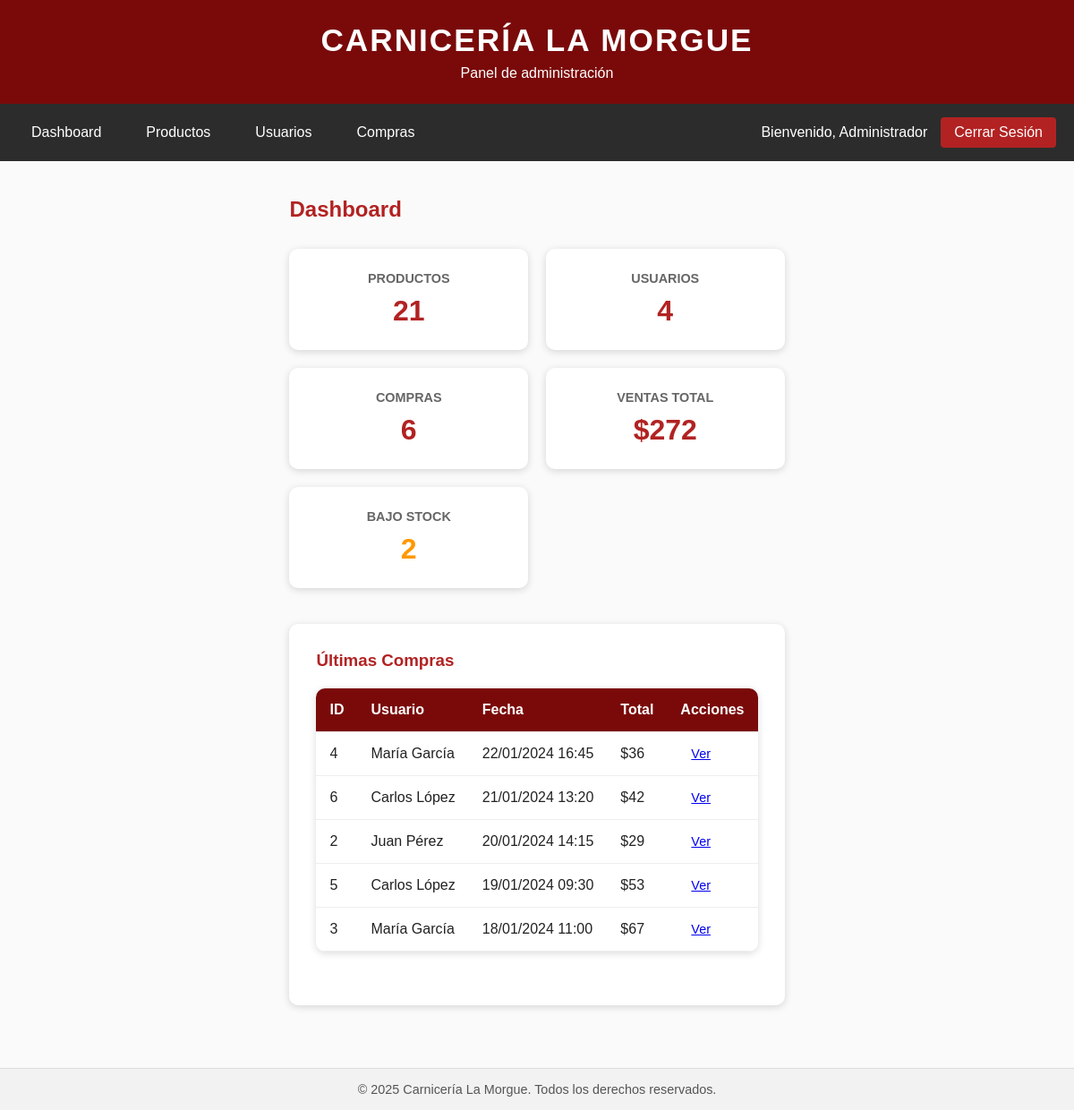
Page /admin/dashboard.php (signed in) on the committed database.
### tables this page shows
CREATE TABLE
    compras (
        id INT AUTO_INCREMENT PRIMARY KEY,
        usuario_id INT NOT NULL,
        fecha DATETIME DEFAULT CURRENT_TIMESTAMP,
        total DECIMAL(10, 2) NOT NULL,
        FOREIGN KEY (usuario_id) REFERENCES usuarios (id)
    );

CREATE TABLE
    usuarios (
        id INT AUTO_INCREMENT PRIMARY KEY,
        nombre VARCHAR(100) NOT NULL,
        email VARCHAR(100) UNIQUE NOT NULL,
        password VARCHAR(255) NOT NULL,
        rol ENUM ('admin', 'usuario') DEFAULT 'usuario'
    );

### includes/funciones.php (called while the page is built, shortened)
<?php
function formatearPrecio($precio)
{
    return "$" . number_format($precio, 0, ',', '.');
}

### admin/dashboard.php (the view, shortened to what this page needs)
<?php
require_once "../includes/funciones.php";
$subtitulo = "Panel de administración";
$esAdmin = true;
$stats = [];
$result = $conn->query("SELECT COUNT(*) as total FROM productos");
$stats['productos'] = $result->fetch_assoc()['total'];
$result = $conn->query("SELECT COUNT(*) as total FROM usuarios WHERE rol = 'usuario'");
$stats['usuarios'] = $result->fetch_assoc()['total'];
$result = $conn->query("SELECT COUNT(*) as total FROM compras");
$stats['compras'] = $result->fetch_assoc()['total'];
$result = $conn->query("SELECT SUM(total) as total FROM compras");
$stats['ventas'] = $result->fetch_assoc()['total'] ?? 0;
$result = $conn->query("SELECT COUNT(*) as total FROM productos WHERE stock < 10");
$stats['bajo_stock'] = $result->fetch_assoc()['total'];
$result = $conn->query("
    SELECT c.id, c.fecha, c.total, u.nombre as usuario
    FROM compras c
    JOIN usuarios u ON c.usuario_id = u.id
    ORDER BY c.fecha DESC
    LIMIT 5
");
$ultimas_compras = [];
while ($row = $result->fetch_assoc()) {
    $ultimas_compras[] = $row;
}
include "../includes/header.php";
include "../includes/navbar_admin.php";
?>
<main class="admin-main">
    <div class="container">
        <h2>Dashboard</h2>
        <div class="stats-grid">
            <div class="stat-card">
                <h3>Productos</h3>
                <p class="stat-number"><?php echo $stats['productos']; ?></p>
            </div>
            <div class="stat-card">
                <h3>Usuarios</h3>
                <p class="stat-number"><?php echo $stats['usuarios']; ?></p>
            </div>
            <div class="stat-card">
                <h3>Compras</h3>
                <p class="stat-number"><?php echo $stats['compras']; ?></p>
            </div>
            <div class="stat-card">
                <h3>Ventas Total</h3>
                <p class="stat-number"><?php echo formatearPrecio($stats['ventas']); ?></p>
            </div>
            <div class="stat-card warning">
                <h3>Bajo Stock</h3>
                <p class="stat-number"><?php echo $stats['bajo_stock']; ?></p>
            </div>
        </div>
        <div class="section">
            <h3>Últimas Compras</h3>
            <?php if (empty($ultimas_compras)): ?>
                <p>No hay compras registradas.</p>
            <?php else: ?>
                <table class="data-table">
                    <thead>
                        <tr>
                            <th>ID</th>
                            <th>Usuario</th>
                            <th>Fecha</th>
                            <th>Total</th>
                            <th>Acciones</th>
                        </tr>
                    </thead>
                    <tbody>
                        <?php foreach ($ultimas_compras as $compra): ?>
                            <tr>
                                <td><?php echo $compra['id']; ?></td>
                                <td><?php echo htmlspecialchars($compra['usuario']); ?></td>
                                <td><?php echo date('d/m/Y H:i', strtotime($compra['fecha'])); ?></td>
                                <td><?php echo formatearPrecio($compra['total']); ?></td>
                                <td>
                                    <a href="compras.php?ver=<?php echo $compra['id']; ?>" class="btn-small">Ver</a>
                                </td>
                            </tr>
                        <?php endforeach; ?>
                    </tbody>
                </table>
            <?php endif; ?>
        </div>
    </div>
</main>
<?php include "../includes/footer.php"; ?>

### includes/header.php (shortened to what this page needs)
<!DOCTYPE html>
<html lang="es">
<head>
    <?php
    $base_path = (strpos($_SERVER['PHP_SELF'], '/admin/') !== false || strpos($_SERVER['PHP_SELF'], '/user/')) ? '../' : '';
    ?>
    <link rel="stylesheet" href="<?php echo $base_path; ?>assets/css/estilos.css">
    <?php if (isset($esAdmin) && $esAdmin): ?>
        <link rel="stylesheet" href="<?php echo $base_path; ?>assets/css/admin.css">
    <?php endif; ?>
</head>
<body>
    <header>
        <h1>CARNICERÍA LA MORGUE</h1>
        <p><?php echo isset($subtitulo) ? $subtitulo : 'Calidad, frescura y servicio al alcance de un clic'; ?></p>
    </header>

### includes/navbar_admin.php
<nav class="navbar-admin">
    <div class="nav-container">
        <div class="nav-links">
            <a href="dashboard.php">Dashboard</a>
            <a href="productos.php">Productos</a>
            <a href="usuarios.php">Usuarios</a>
            <a href="compras.php">Compras</a>
        </div>
        <div class="nav-user">
            <span>Bienvenido, <?php echo htmlspecialchars($_SESSION['nombre']); ?></span>
            <a href="../logout.php" class="btn-logout">Cerrar Sesión</a>
        </div>
    </div>
</nav>

### includes/footer.php (shortened to what this page needs)
    <footer>
        <p>&copy; <?php echo date('Y'); ?> Carnicería La Morgue. Todos los derechos reservados.</p>
    </footer>
</body>
</html>

### assets/css/estilos.css (style rules this page uses)
* { margin: 0; padding: 0; box-sizing: border-box; }
body { font-family: Arial, Helvetica, sans-serif; background-color: #fafafa; color: #222; }
header { background-color: #7a0a0a; color: white; text-align: center; padding: 25px 10px; }
header h1 { font-size: 2.2em; letter-spacing: 2px; }
header p { margin-top: 8px; font-size: 1em; }
main { display: flex; justify-content: center; align-items: center; padding: 40px 20px; min-height: 70vh; }
footer { text-align: center; background-color: #f2f2f2; padding: 15px; font-size: 0.9em; color: #555; border-top: 1px solid #ddd; }
.navbar-user, .navbar-admin { background-color: #2c2c2c; color: white; padding: 15px 0; }
.nav-container { max-width: 1200px; margin: 0 auto; padding: 0 20px; display: flex; justify-content: space-between; align-items: center; }
.nav-links { display: flex; gap: 20px; }
.nav-links a { color: white; text-decoration: none; padding: 8px 15px; border-radius: 4px; transition: background-color 0.3s; }
.nav-user { display: flex; align-items: center; gap: 15px; }
.btn-logout { background-color: #b22222; color: white; padding: 8px 15px; border-radius: 4px; text-decoration: none; transition: background-color 0.3s; }
.btn-small { padding: 6px 12px; font-size: 0.9em; }

### assets/css/admin.css (style rules this page uses)
.admin-main { padding: 40px 20px; min-height: 70vh; }
.admin-main .container { max-width: 1400px; margin: 0 auto; }
.admin-main h2 { margin-bottom: 30px; color: #b22222; }
.stats-grid { display: grid; grid-template-columns: repeat(auto-fit, minmax(200px, 1fr)); gap: 20px; margin-bottom: 40px; }
.stat-card { background-color: white; padding: 25px; border-radius: 10px; box-shadow: 0 2px 8px rgba(0, 0, 0, 0.15); text-align: center; transition: transform 0.3s; }
.stat-card h3 { color: #666; font-size: 0.9em; margin-bottom: 10px; text-transform: uppercase; }
.stat-card .stat-number { font-size: 2em; font-weight: bold; color: #b22222; }
.stat-card.warning .stat-number { color: #ff9800; }
.data-table { width: 100%; background-color: white; border-collapse: collapse; border-radius: 10px; overflow: hidden; box-shadow: 0 2px 8px rgba(0, 0, 0, 0.15); margin-bottom: 30px; }
.data-table th, .data-table td { padding: 15px; text-align: left; border-bottom: 1px solid #eee; }
.data-table th { background-color: #7a0a0a; color: white; font-weight: bold; }
.section { background-color: white; padding: 30px; border-radius: 10px; box-shadow: 0 2px 8px rgba(0, 0, 0, 0.15); margin-bottom: 30px; }
.section h3, .section h4 { margin-bottom: 20px; color: #b22222; }

### rows in the picture
compras: id "4", usuario.nombre "María García", fecha "22/01/2024 16:45", total "$36"
compras: id "6", usuario.nombre "Carlos López", fecha "21/01/2024 13:20", total "$42"
compras: id "2", usuario.nombre "Juan Pérez", fecha "20/01/2024 14:15", total "$29"
compras: id "5", usuario.nombre "Carlos López", fecha "19/01/2024 09:30", total "$53"
compras: id "3", usuario.nombre "María García", fecha "18/01/2024 11:00", total "$67"

### other values in the picture
$subtitulo "Panel de administración"
$_SESSION['nombre'] "Administrador"
$stats['productos'] "21"
$stats['usuarios'] "4"
$stats['compras'] "6"
formatearPrecio($stats['ventas']) "$272"
$stats['bajo_stock'] "2"
